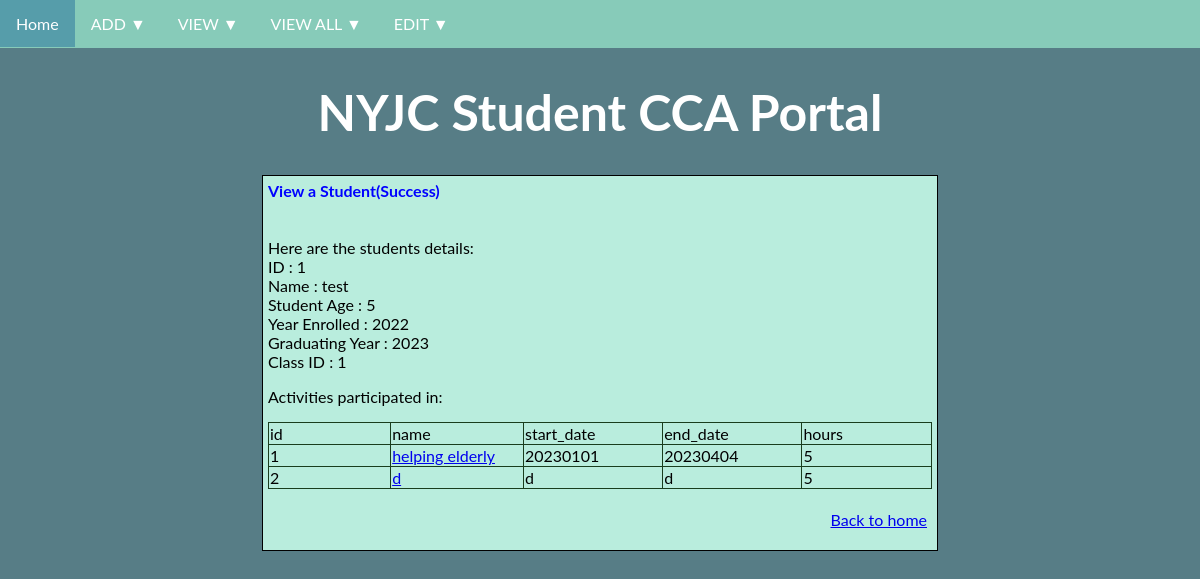
Screenshot of /view/student?id=1 with the database file from the repository.
### tables this page shows
CREATE TABLE "Student"(
                "id" TEXT UNIQUE,
                "name" TEXT,
                "student_age" INT,
                "year_enrolled" INT,
                "graduating_year" INT,
                "class_id" TEXT,
                Primary Key("id")
                Foreign Key("class_id") REFERENCES Class("id")
                );

CREATE TABLE "Activity"(
                "id" TEXT UNIQUE,
                "name" TEXT,
                "start_date" TEXT,
                "end_date" TEXT,
                "description" TEXT,
                "category" TEXT,
                "role" TEXT,
                "award" TEXT,
                "hours" INT,
                "cca_id" TEXT,
                Primary Key("id")
                Foreign Key("cca_id") REFERENCES CCA("id")
                );

### main.py (the view, shortened to what this page needs)
@app.route('/view/student', methods=['GET', 'POST'])
def view_student():
    title = "View a Student"
    span1 = "View a Student"
    span2 = "Use the following form to view a Student"
    form_header = {"id": "Student ID"}
    error = " "
    if request.args:
        record = studentCollection.find(request.args['id'])
        if record != None:
            activities = studentCollection.viewactivity(request.args['id'])
            span1 = "View a Student(Success)"
            span2 = "Here are the students details:"
            form_header = {
                'id': 'ID',
                'name': 'Name',
                'student_age': 'Student Age',
                'year_enrolled': 'Year Enrolled',
                'graduating_year': 'Graduating Year',
                'class_id': 'Class ID',
            }
            table_header = {
                'id' : 'Activity ID',
                'name': 'Name',
                'start_date': 'Start Date',
                'end_date': 'End Date',
                'hours': 'Hours'
            }
            return render_template("view.html",
                               page_type = 'success_student',
                               title = title,
                               span1 = span1,
                               span2 = span2,
                               form_header = form_header,
                               table_header = table_header,
                               form_meta={
                                   'action': '/view/student?success',
                                   'method': 'get'
                               },
                               form_data =  record,
                               activities = activities
                              )
        else:
            error = f'Student ID {request.args["id"]} not found! Try again!'

### storage.py (called while the page is built)
    def _executedql(self, query: str, type: str, params: tuple) -> sqlite3.Row:
        with sqlite3.connect(self._dbname) as conn:
            conn.row_factory = sqlite3.Row
            cur = conn.cursor()
            result = None
            if type == 'one':
                cur.execute(query, params)
                result = cur.fetchone()
            elif type == "many":
                if(params == (None,)):
                    cur.execute(query)
                else:
                    cur.execute(query, params)
                result = cur.fetchall()
            else:
                pass
            return result

    def find(self, key: str) -> Optional[dict]:
        query = f'''
                SELECT * FROM "{self._tblname}"
                WHERE "{self._key}" =?;
        '''
        result = self._executedql(query, "one", (key,))
        if result is not None:
            return dict(result)
        else:
            return None

### templates/view.html (shortened to what this page needs)
<!DOCTYPE html>
<html>
    <head>
    {% include "head.html" %}
    </head>
    <body>
        {% include "header.html" %}
        <div class='container'>
            <span class='highlight-blue'> {{span1}} </span>
            <span> {{span2}} </span>
        {% if 'view' in page_type %}
        <form
            action = "{{ form_meta['action'] }}"
            method = "{{ form_meta['method'] }}"
            >
        <table>
            {% for name, value in form_data.items() %}
            <tr>
                <td>
                    <label for= '{{ name }}'>
                    {{form_header[name]}}
                    </label>
                </td>
                <td>
                    <input id= '{{ name }}' type='text' name= '{{ name }}' value='{{ value }}' >
                </td>
            </tr>
            {% endfor %}
            <tr>
                <td colspan = "2" align = "right" >
                    <input type='submit' value='Submit'>
                </td>
            </tr>
        </table>
        </form>
        {% elif 'success' in page_type %}
            {% for name, value in form_data.items() %}
                {{form_header[name]}} : {{value}}
            {% endfor %}
            {% if 'student' in page_type %}
                <p> Activities participated in: </p>
                {% if activities != None %}
                    <table>
                        <tr>
                        {% for header in activities[0].keys() %}
                            <td> {{header}} </td>
                        {% endfor %}
                        </tr>
                        {% for activity in activities %}
                            <tr>
                            {% for name, value in activity.items() %}
                                {% if name == "name" %}
                                    <td> <a href="/view/activity?id=+{{activity['id']}}">{{value}}</a></td>
                                {% else %}
                                    <td>{{value}}</td>
                                {% endif %}
                            {% endfor %}
                            </tr>
                        {% endfor %}
                    </table>
                {% else %}
                    <p> No activities found.</p>
                {% endif %}
            {% endif %}
        {% endif %}
        {% include "footer.html" %}
        </div>
    </body>
</html>

### templates/head.html (shortened to what this page needs)
<link rel="stylesheet" href="/static/css/styles.css">

### templates/header.html (shortened to what this page needs)
<div class="navbar">
  <a href="/"> Home </a>
  <div class="dropdown">
    <button class="dropbtn">
        ADD &#9660
    </button>
  </div>
    <div class="dropdown">
        <button class="dropbtn">
            VIEW &#9660
        </button>
    </div>
    <div class="dropdown">
        <button class="dropbtn">
            VIEW ALL &#9660
        </button>
    </div>
    <div class="dropdown">
        <button class="dropbtn">
            EDIT &#9660
        </button>
    </div>
</div>
<h1>
    NYJC Student CCA Portal
</h1>

### templates/footer.html
<footer class = 'footer'>
    <p class='ralign'>
    <a href='/'> Back to home </a>
    </p>
</footer>

### static/css/styles.css (style rules this page uses)
body { background-color: #577D86; font-family: "Lato", sans-serif; margin: 0px; }
h1 { font: 50px 'Lato', sans serif; font-weight: bold; text-align: center; color: white; }
.highlight-blue { font-weight: bold; color: blue; }
.main-heading, .container, .footer { padding: 5px; margin: auto; }
.container { display: table; border: 0.5px solid black; background-color: #B9EDDD; color: black; width: 664px }
.ralign { float:right; }
.navbar { overflow: hidden; background-color: #87CBB9 }
.navbar a { float: left; font-size: 16px; color: white; text-align: center; padding: 14px 16px; text-decoration: none; }
.dropdown { float: left; overflow: hidden; }
.dropdown .dropbtn { font-size: 16px; border: none; outline: none; color: white; padding: 14px 16px; background-color: inherit; font-family: inherit; margin: 0; }
table { border: 0.5px solid #193d1d; border-collapse: collapse; }
th, td { width: 10em; border: 0.5px solid #193d1d; }

### rows the page displays
Student: form_header "Name", name "test", form_header "Year Enrolled", year_enrolled "2022", form_header "Graduating Year", graduating_year "2023"
Activity: activity "1" "5", name "helping elderly", start_date "20230101", end_date "20230404"

### other values shown
{{ span1 }} "View a Student(Success)"
{{ span2 }} "Here are the students details:"
{{ value }} "1" "5" "1"
{{ header }} "id" "name" "start_date" "end_date" "hours"
{{ value }} "2" "d" "d" "5"
{{ value }} "d"
